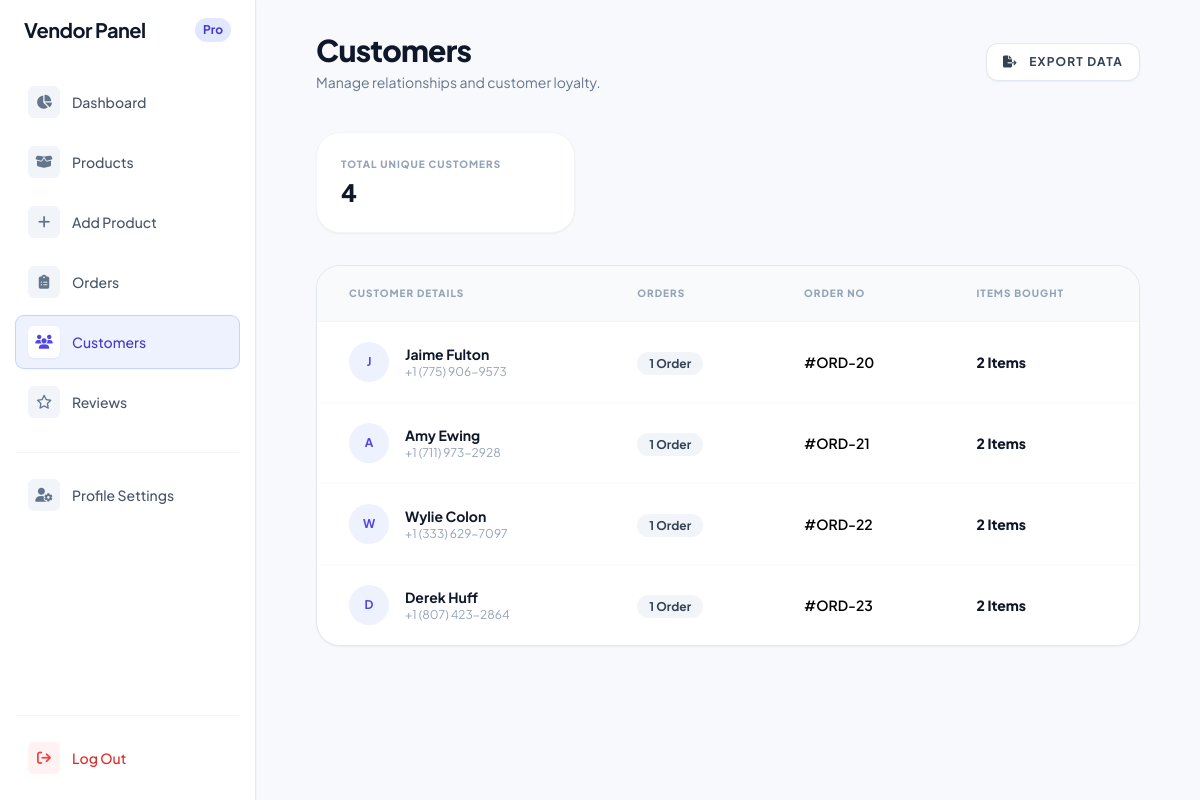
The app's page /vendor/dashboard/customers/ (signed in) with its own data.
### store/models.py (models this page shows, shortened)
class Order(models.Model):
    STATUS = (
        ("Paid", "Paid"),
        ("Pending", "Pending"),
        ("Failed", "Failed"),
    )
    user = models.ForeignKey(userauth_model.User, on_delete=models.SET_NULL, null=True)
    fullname = models.CharField(max_length=50, null=True, blank=True)
    mobile = models.CharField(max_length=50, null=True, blank=True)
    city = models.CharField(max_length=100, default='Unknown City')
    address = models.CharField(max_length=100, null=True, blank=True)
    state = models.CharField(max_length=100, null=True, blank=True)
    country = models.CharField(max_length=100, null=True, blank=True)
    total = models.DecimalField(default=0, decimal_places=2, max_digits=12, null=True, blank=True)
    payment_status = models.CharField(max_length=50, choices=STATUS, default="Pending")
    date = models.DateTimeField(default=timezone.now, null=True, blank=True)

### vendor/views.py (the view)
# urls.py: path('dashboard/customers/', views.vendor_customers, name='vendor_customers'),
@login_required
def vendor_customers(request):
    vendor_items = OrderItem.objects.filter(
        product__user=request.user,
        order__fullname__isnull=False
    ).exclude(order__fullname="")
    customers = vendor_items.values(
        'order__id',
        'order__user__id',
        'order__fullname',
        'order__mobile'
    ).annotate(
        total_items=Sum('qty'),
        order_count=Count('order', distinct=True)
    ).order_by('-total_items')
    context = {'customers': customers}
    return render(request, 'vendor/customers.html', context)

### store/context_processors.py (called while the page is built)
def cart_wishlist_counts(request):
    cart_count = 0
    wishlist_count = 0
    if request.user.is_authenticated:
        cart_count = Cart.objects.filter(user=request.user).count()
        wishlist_count = Wishlist.objects.filter(user=request.user).count()
    return {
        'CART_ITEM_COUNT': cart_count,
        'WISHLIST_ITEM_COUNT': wishlist_count,
    }

def default(request):
    categories = Category.objects.all()
    return {
        'categories': categories,
    }

### templates/vendor/customers.html (shortened to what this page needs)
<!DOCTYPE html>
<html lang="en">
<head>
    <script src="https://cdn.tailwindcss.com"></script>
    <link href="https://cdnjs.cloudflare.com/ajax/libs/flowbite/2.2.1/flowbite.min.css" rel="stylesheet" />
    <link rel="stylesheet" href="https://cdnjs.cloudflare.com/ajax/libs/font-awesome/6.4.0/css/all.min.css">
</head>
<body class="bg-[#F8F9FC] h-screen flex overflow-hidden font-['Plus_Jakarta_Sans']">
<aside class="w-64 bg-white border-r border-slate-200 hidden lg:block flex-shrink-0 z-20">
    {% include 'vendor/includes/vendor.sidebar.html' %}
</aside>
    <main class="flex-1 px-4 lg:px-[5%] 2xl:px-[8%] p-8 overflow-y-auto h-full mobile-padding">
        <header class="flex flex-col md:flex-row md:items-center justify-between mb-10 mobile-header">
            <div class="flex items-center justify-between w-full md:w-auto">
                <div>
                    <h1 class="text-3xl font-black text-slate-900 tracking-tight">Customers</h1>
                    <p class="text-slate-500 text-sm mt-1">Manage relationships and customer loyalty.</p>
                </div>
            </div>
            <button
                class="bg-white border border-slate-200 px-4 py-2.5 rounded-xl text-xs font-bold uppercase tracking-widest text-slate-700 hover:bg-slate-50 transition-all mobile-btn shadow-sm">
                <i class="fa-solid fa-file-export mr-2"></i> Export Data
            </button>
        </header>
        <div class="grid grid-cols-1 md:grid-cols-3 gap-6 mb-8">
            <div class="bg-white p-6 rounded-3xl border border-slate-100 shadow-sm">
                <p class="text-[10px] font-black text-slate-400 uppercase tracking-widest mb-1">Total Unique Customers
                </p>
                <h3 class="text-2xl font-black text-slate-900">{{ customers|length }}</h3>
            </div>
        </div>
        <div class="bg-white rounded-3xl border border-slate-200 shadow-sm overflow-hidden mb-12">
            <div class="overflow-x-auto">
                <table class="w-full text-left min-w-[700px]">
                    <thead class="bg-slate-50 border-b border-slate-100">
                        <tr>
                            <th class="px-8 py-5 text-[10px] font-black text-slate-400 uppercase tracking-widest">
                                Customer Details</th>
                            <th class="px-8 py-5 text-[10px] font-black text-slate-400 uppercase tracking-widest">Orders
                            </th>
                            <th class="px-8 py-5 text-[10px] font-black text-slate-400 uppercase tracking-widest">Order
                                NO</th>
                            <th class="px-8 py-5 text-[10px] font-black text-slate-400 uppercase tracking-widest">Items
                                Bought</th>
                        </tr>
                    </thead>
                    <tbody class="divide-y divide-slate-50">
                        {% for c in customers %}
                        <tr class="hover:bg-slate-50/50 transition-all group">
                            <td class="px-8 py-5">
                                <div class="flex items-center gap-4">
                                    <div
                                        class="h-10 w-10 bg-indigo-50 rounded-full flex items-center justify-center text-indigo-600 font-bold text-xs">
                                        {{ c.order__fullname|slice:":1" }}
                                    </div>
                                    <div>
                                        <p class="font-bold text-slate-900 text-sm">{{ c.order__fullname }}</p>
                                        <p class="text-xs text-slate-400">{{ c.order__mobile }}</p>
                                    </div>
                                </div>
                            </td>
                            <td class="px-8 py-5">
                                <span class="text-xs font-bold text-slate-700 bg-slate-100 px-3 py-1 rounded-full">
                                    {{ c.order_count }} Order{{ c.order_count|pluralize }}
                                </span>
                            </td>
                            <td class="px-8 py-5">
                                <a href="{% url 'order_detail' c.order__id %}" class="font-semibold text-sm hover:text-blue-500">#ORD-{{ c.order__id}}</a>
                            </td>
                            <td class="px-8 py-5">
                                <p class="text-sm font-black text-slate-900">{{ c.total_items }} Items</p>
                            </td>
                        </tr>
                        {% endfor %}
                    </tbody>
                </table>
            </div>
        </div>
    </main>
</body>
</html>

### templates/vendor/customers.html (style rules this page uses)
body { font-family: 'Plus Jakarta Sans', sans-serif; }

### records on screen
Order: order__fullname "J", order__fullname "Jaime Fulton", order__mobile "+1 (775) 906-9573", order_count "1", order__id "20", total_items "2"
Order: order__fullname "A", order__fullname "Amy Ewing", order__mobile "+1 (711) 973-2928", order_count "1", order__id "21", total_items "2"
Order: order__fullname "W", order__fullname "Wylie Colon", order__mobile "+1 (333) 629-7097", order_count "1", order__id "22", total_items "2"
Order: order__fullname "D", order__fullname "Derek Huff", order__mobile "+1 (807) 423-2864", order_count "1", order__id "23", total_items "2"

### other values on screen
{{ customers|length }} "4"
